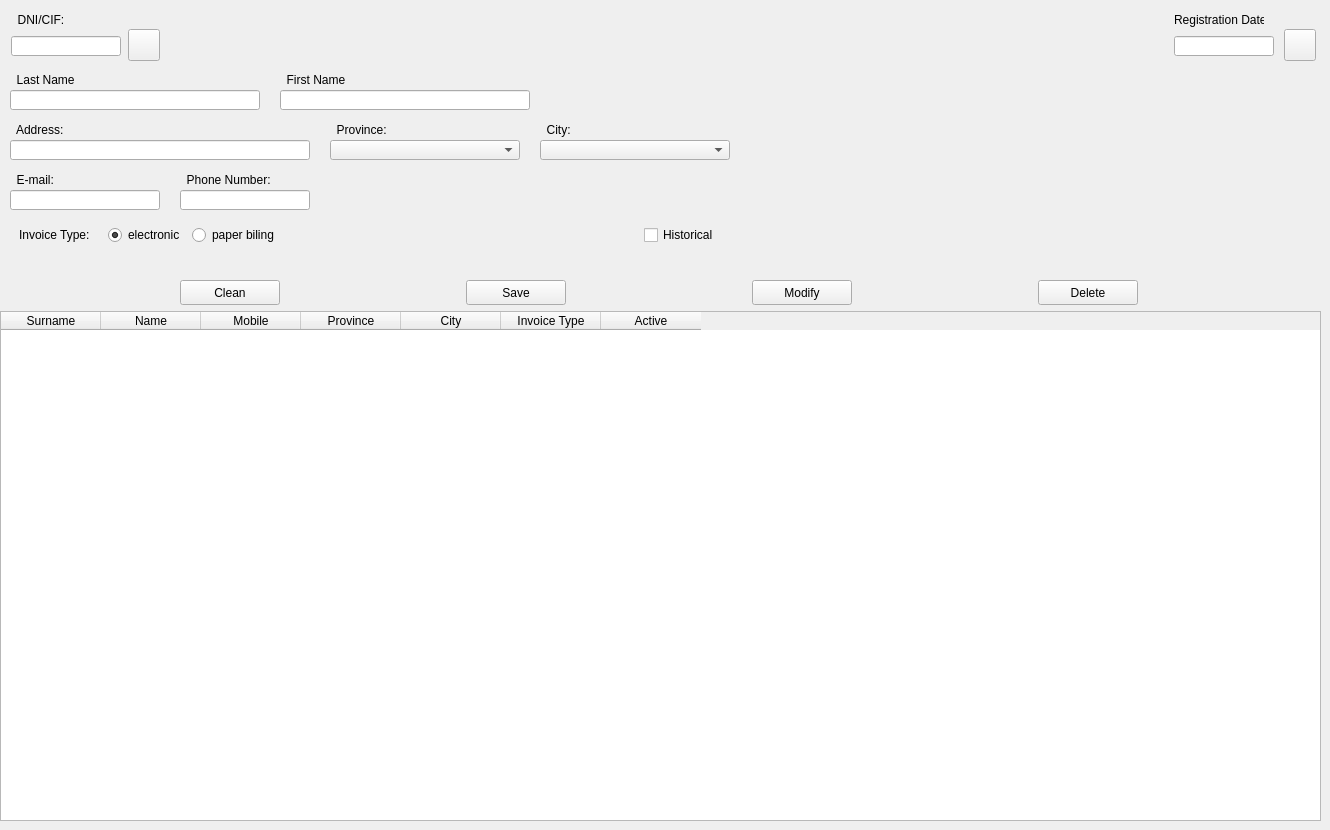
      <widget class="QWidget" name="tab_2">
       <attribute name="title">
        <string>Tab 2</string>
       </attribute>
       <widget class="QWidget" name="layoutWidget_9">
        <property name="geometry">
         <rect>
          <x>1170</x>
          <y>10</y>
          <width>150</width>
          <height>51</height>
         </rect>
        </property>
        <layout class="QGridLayout" name="gridLayout_7">
         <item row="1" column="0">
          <widget class="QLineEdit" name="txt_fechaAlta_3">
           <property name="minimumSize">
            <size>
             <width>100</width>
             <height>20</height>
            </size>
           </property>
           <property name="maximumSize">
            <size>
             <width>100</width>
             <height>20</height>
            </size>
           </property>
           <property name="alignment">
            <set>Qt::AlignRight|Qt::AlignTop|Qt::AlignTrailing</set>
           </property>
          </widget>
         </item>
         <item row="0" column="0">
          <widget class="QLabel" name="lbl_fechaAlta_3">
           <property name="minimumSize">
            <size>
             <width>90</width>
             <height>20</height>
            </size>
           </property>
           <property name="maximumSize">
            <size>
             <width>90</width>
             <height>20</height>
            </size>
           </property>
           <property name="text">
            <string>Registration Date:</string>
           </property>
          </widget>
         </item>
         <item row="0" column="1" rowspan="3" alignment="Qt::AlignBottom">
          <widget class="QPushButton" name="btn_fechaAltaCliente_3">
           <property name="minimumSize">
            <size>
             <width>32</width>
             <height>32</height>
            </size>
           </property>
           <property name="maximumSize">
            <size>
             <width>32</width>
             <height>32</height>
            </size>
           </property>
           <property name="text">
            <string/>
           </property>
           <property name="icon">
            <iconset>
             <normaloff>assets/calendar_icon3.png</normaloff>assets/calendar_icon3.png</iconset>
           </property>
           <property name="iconSize">
            <size>
             <width>32</width>
             <height>32</height>
            </size>
           </property>
          </widget>
         </item>
        </layout>
       </widget>
       <widget class="QWidget" name="layoutWidget_8">
        <property name="geometry">
         <rect>
          <x>0</x>
          <y>280</y>
          <width>1321</width>
          <height>541</height>
         </rect>
        </property>
        <layout class="QVBoxLayout" name="verticalLayout_3" stretch="0,0">
         <item>
          <layout class="QHBoxLayout" name="horizontalLayout_18">
           <item>
            <widget class="QPushButton" name="btn_clearCli_3">
             <property name="maximumSize">
              <size>
               <width>100</width>
               <height>25</height>
              </size>
             </property>
             <property name="text">
              <string>Clean</string>
             </property>
             <property name="flat">
              <bool>false</bool>
             </property>
            </widget>
           </item>
           <item>
            <widget class="QPushButton" name="btn_save_4">
             <property name="minimumSize">
              <size>
               <width>100</width>
               <height>25</height>
              </size>
             </property>
             <property name="maximumSize">
              <size>
               <width>100</width>
               <height>25</height>
              </size>
             </property>
             <property name="text">
              <string>Save</string>
             </property>
            </widget>
           </item>
           <item>
            <widget class="QPushButton" name="btn_modif_4">
             <property name="minimumSize">
              <size>
               <width>100</width>
               <height>25</height>
              </size>
             </property>
             <property name="maximumSize">
              <size>
               <width>100</width>
               <height>25</height>
              </size>
             </property>
             <property name="text">
              <string>Modify</string>
             </property>
            </widget>
           </item>
           <item>
            <widget class="QPushButton" name="btn_delete_4">
             <property name="minimumSize">
              <size>
               <width>100</width>
               <height>25</height>
              </size>
             </property>
             <property name="maximumSize">
              <size>
               <width>100</width>
               <height>25</height>
              </size>
             </property>
             <property name="text">
              <string>Delete</string>
             </property>
            </widget>
           </item>
          </layout>
         </item>
         <item>
          <widget class="QTableWidget" name="tbl_customerList_3">
           <property name="minimumSize">
            <size>
             <width>600</width>
             <height>100</height>
            </size>
           </property>
           <property name="maximumSize">
            <size>
             <width>16777215</width>
             <height>16777215</height>
            </size>
           </property>
           <property name="layoutDirection">
            <enum>Qt::LeftToRight</enum>
           </property>
           <property name="sizeAdjustPolicy">
            <enum>QAbstractScrollArea::AdjustToContents</enum>
           </property>
           <property name="alternatingRowColors">
            <bool>true</bool>
           </property>
           <property name="selectionBehavior">
            <enum>QAbstractItemView::SelectRows</enum>
           </property>
           <attribute name="verticalHeaderVisible">
            <bool>false</bool>
           </attribute>
           <column>
            <property name="text">
             <string>Surname</string>
            </property>
           </column>
           <column>
            <property name="text">
             <string>Name</string>
            </property>
           </column>
           <column>
            <property name="text">
             <string>Mobile</string>
            </property>
           </column>
           <column>
            <property name="text">
             <string>Province</string>
            </property>
           </column>
           <column>
            <property name="text">
             <string>City</string>
            </property>
           </column>
           <column>
            <property name="text">
             <string>Invoice Type</string>
            </property>
           </column>
           <column>
            <property name="text">
             <string>Active</string>
            </property>
           </column>
          </widget>
         </item>
        </layout>
       </widget>
       <widget class="QWidget" name="verticalLayoutWidget">
        <property name="geometry">
         <rect>
          <x>10</x>
          <y>70</y>
          <width>252</width>
          <height>42</height>
         </rect>
        </property>
        <layout class="QVBoxLayout" name="verticalLayout_8">
         <property name="spacing">
          <number>0</number>
         </property>
         <item>
          <widget class="QLabel" name="lbl_apellidosCliente_2">
           <property name="minimumSize">
            <size>
             <width>65</width>
             <height>20</height>
            </size>
           </property>
           <property name="maximumSize">
            <size>
             <width>65</width>
             <height>20</height>
            </size>
           </property>
           <property name="text">
            <string>  Last Name:</string>
           </property>
          </widget>
         </item>
         <item>
          <widget class="QLineEdit" name="txt_apellidosCliente_2">
           <property name="minimumSize">
            <size>
             <width>250</width>
             <height>20</height>
            </size>
           </property>
           <property name="maximumSize">
            <size>
             <width>250</width>
             <height>20</height>
            </size>
           </property>
           <property name="alignment">
            <set>Qt::AlignRight|Qt::AlignTop|Qt::AlignTrailing</set>
           </property>
          </widget>
         </item>
        </layout>
       </widget>
       <widget class="QWidget" name="verticalLayoutWidget_2">
        <property name="geometry">
         <rect>
          <x>280</x>
          <y>70</y>
          <width>252</width>
          <height>42</height>
         </rect>
        </property>
        <layout class="QVBoxLayout" name="verticalLayout_9">
         <property name="spacing">
          <number>0</number>
         </property>
         <item>
          <widget class="QLabel" name="lbl_nombresCliente_2">
           <property name="minimumSize">
            <size>
             <width>65</width>
             <height>20</height>
            </size>
           </property>
           <property name="maximumSize">
            <size>
             <width>65</width>
             <height>20</height>
            </size>
           </property>
           <property name="text">
            <string>  First Name:</string>
           </property>
           <property name="alignment">
            <set>Qt::AlignLeading|Qt::AlignLeft|Qt::AlignVCenter</set>
           </property>
          </widget>
         </item>
         <item>
          <widget class="QLineEdit" name="txt_nombresCliente_2">
           <property name="minimumSize">
            <size>
             <width>250</width>
             <height>0</height>
            </size>
           </property>
           <property name="maximumSize">
            <size>
             <width>250</width>
             <height>20</height>
            </size>
           </property>
           <property name="text">
            <string/>
           </property>
           <property name="alignment">
            <set>Qt::AlignRight|Qt::AlignTop|Qt::AlignTrailing</set>
           </property>
          </widget>
         </item>
        </layout>
       </widget>
       <widget class="QWidget" name="verticalLayoutWidget_3">
        <property name="geometry">
         <rect>
          <x>10</x>
          <y>120</y>
          <width>302</width>
          <height>42</height>
         </rect>
        </property>
        <layout class="QVBoxLayout" name="verticalLayout_10">
         <property name="spacing">
          <number>0</number>
         </property>
         <item>
          <widget class="QLabel" name="lbl_dirCliente_2">
           <property name="minimumSize">
            <size>
             <width>55</width>
             <height>20</height>
            </size>
           </property>
           <property name="maximumSize">
            <size>
             <width>55</width>
             <height>20</height>
            </size>
           </property>
           <property name="text">
            <string>  Address:</string>
           </property>
           <property name="alignment">
            <set>Qt::AlignLeading|Qt::AlignLeft|Qt::AlignVCenter</set>
           </property>
          </widget>
         </item>
         <item>
          <widget class="QLineEdit" name="txt_dirCliente_2">
           <property name="minimumSize">
            <size>
             <width>280</width>
             <height>20</height>
            </size>
           </property>
           <property name="maximumSize">
            <size>
             <width>300</width>
             <height>20</height>
            </size>
           </property>
           <property name="text">
            <string/>
           </property>
           <property name="alignment">
            <set>Qt::AlignRight|Qt::AlignTop|Qt::AlignTrailing</set>
           </property>
          </widget>
         </item>
        </layout>
       </widget>
       <widget class="QWidget" name="verticalLayoutWidget_4">
        <property name="geometry">
         <rect>
          <x>330</x>
          <y>120</y>
          <width>192</width>
          <height>42</height>
         </rect>
        </property>
        <layout class="QVBoxLayout" name="verticalLayout_11">
         <property name="spacing">
          <number>0</number>
         </property>
         <item>
          <widget class="QLabel" name="lbl_provinciaCliente_2">
           <property name="minimumSize">
            <size>
             <width>60</width>
             <height>20</height>
            </size>
           </property>
           <property name="maximumSize">
            <size>
             <width>60</width>
             <height>20</height>
            </size>
           </property>
           <property name="text">
            <string>  Province:</string>
           </property>
           <property name="alignment">
            <set>Qt::AlignLeading|Qt::AlignLeft|Qt::AlignVCenter</set>
           </property>
          </widget>
         </item>
         <item>
          <widget class="QComboBox" name="cmb_provinciaCliente_2">
           <property name="minimumSize">
            <size>
             <width>190</width>
             <height>20</height>
            </size>
           </property>
           <property name="maximumSize">
            <size>
             <width>190</width>
             <height>20</height>
            </size>
           </property>
          </widget>
         </item>
        </layout>
       </widget>
       <widget class="QWidget" name="verticalLayoutWidget_5">
        <property name="geometry">
         <rect>
          <x>540</x>
          <y>120</y>
          <width>192</width>
          <height>42</height>
         </rect>
        </property>
        <layout class="QVBoxLayout" name="verticalLayout_12">
         <property name="spacing">
          <number>0</number>
         </property>
         <item>
          <widget class="QLabel" name="lbl_ciudadCliente_2">
           <property name="minimumSize">
            <size>
             <width>35</width>
             <height>20</height>
            </size>
           </property>
           <property name="maximumSize">
            <size>
             <width>35</width>
             <height>20</height>
            </size>
           </property>
           <property name="text">
            <string>  City:</string>
           </property>
           <property name="alignment">
            <set>Qt::AlignLeading|Qt::AlignLeft|Qt::AlignVCenter</set>
           </property>
          </widget>
         </item>
         <item>
          <widget class="QComboBox" name="cmb_ciudadCliente_2">
           <property name="minimumSize">
            <size>
             <width>190</width>
             <height>20</height>
            </size>
           </property>
           <property name="maximumSize">
            <size>
             <width>190</width>
             <height>20</height>
            </size>
           </property>
          </widget>
         </item>
        </layout>
       </widget>
       <widget class="QWidget" name="verticalLayoutWidget_6">
        <property name="geometry">
         <rect>
          <x>10</x>
          <y>170</y>
          <width>152</width>
          <height>42</height>
         </rect>
        </property>
        <layout class="QVBoxLayout" name="verticalLayout_13">
         <property name="spacing">
          <number>0</number>
         </property>
         <item>
          <widget class="QLabel" name="lbl_emailCliente_2">
           <property name="minimumSize">
            <size>
             <width>45</width>
             <height>20</height>
            </size>
           </property>
           <property name="maximumSize">
            <size>
             <width>45</width>
             <height>20</height>
            </size>
           </property>
           <property name="text">
            <string>  E-mail:</string>
           </property>
           <property name="alignment">
            <set>Qt::AlignLeading|Qt::AlignLeft|Qt::AlignVCenter</set>
           </property>
          </widget>
         </item>
         <item>
          <widget class="QLineEdit" name="txt_emailCliente_2">
           <property name="minimumSize">
            <size>
             <width>150</width>
             <height>20</height>
            </size>
           </property>
           <property name="maximumSize">
            <size>
             <width>150</width>
             <height>20</height>
            </size>
           </property>
           <property name="text">
            <string/>
           </property>
           <property name="alignment">
            <set>Qt::AlignRight|Qt::AlignTop|Qt::AlignTrailing</set>
           </property>
          </widget>
         </item>
        </layout>
       </widget>
       <widget class="QWidget" name="verticalLayoutWidget_7">
        <property name="geometry">
         <rect>
          <x>180</x>
          <y>170</y>
          <width>132</width>
          <height>42</height>
         </rect>
        </property>
        <layout class="QVBoxLayout" name="verticalLayout_14">
         <property name="spacing">
          <number>0</number>
         </property>
         <item>
          <widget class="QLabel" name="lbl_numeroTelefono_2">
           <property name="minimumSize">
            <size>
             <width>90</width>
             <height>20</height>
            </size>
           </property>
           <property name="maximumSize">
            <size>
             <width>90</width>
             <height>20</height>
            </size>
           </property>
           <property name="text">
            <string>  Phone Number:</string>
           </property>
           <property name="alignment">
            <set>Qt::AlignLeading|Qt::AlignLeft|Qt::AlignVCenter</set>
           </property>
          </widget>
         </item>
         <item>
          <widget class="QLineEdit" name="txt_numeroTelefono_2">
           <property name="minimumSize">
            <size>
             <width>130</width>
             <height>20</height>
            </size>
           </property>
           <property name="maximumSize">
            <size>
             <width>130</width>
             <height>20</height>
            </size>
           </property>
           <property name="alignment">
            <set>Qt::AlignRight|Qt::AlignTop|Qt::AlignTrailing</set>
           </property>
          </widget>
         </item>
        </layout>
       </widget>
       <widget class="QWidget" name="layoutWidget">
        <property name="geometry">
         <rect>
          <x>10</x>
          <y>10</y>
          <width>151</width>
          <height>51</height>
         </rect>
        </property>
        <layout class="QGridLayout" name="gridLayout_6">
         <item row="0" column="1" rowspan="3" alignment="Qt::AlignBottom">
          <widget class="QPushButton" name="pushButton_2">
           <property name="minimumSize">
            <size>
             <width>32</width>
             <height>32</height>
            </size>
           </property>
           <property name="maximumSize">
            <size>
             <width>32</width>
             <height>32</height>
            </size>
           </property>
           <property name="text">
            <string/>
           </property>
           <property name="icon">
            <iconset>
             <normaloff>assets/lens_icon.png</normaloff>assets/lens_icon.png</iconset>
           </property>
           <property name="iconSize">
            <size>
             <width>32</width>
             <height>32</height>
            </size>
           </property>
          </widget>
         </item>
         <item row="1" column="0">
          <widget class="QLineEdit" name="txt_DNICliente_3">
           <property name="minimumSize">
            <size>
             <width>110</width>
             <height>20</height>
            </size>
           </property>
           <property name="maximumSize">
            <size>
             <width>110</width>
             <height>20</height>
            </size>
           </property>
           <property name="alignment">
            <set>Qt::AlignRight|Qt::AlignTop|Qt::AlignTrailing</set>
           </property>
          </widget>
         </item>
         <item row="0" column="0">
          <widget class="QLabel" name="lbl_DNICliente_3">
           <property name="minimumSize">
            <size>
             <width>55</width>
             <height>20</height>
            </size>
           </property>
           <property name="maximumSize">
            <size>
             <width>55</width>
             <height>20</height>
            </size>
           </property>
           <property name="layoutDirection">
            <enum>Qt::LeftToRight</enum>
           </property>
           <property name="text">
            <string>  DNI/CIF:</string>
           </property>
          </widget>
         </item>
        </layout>
       </widget>
       <widget class="QWidget" name="layoutWidget">
        <property name="geometry">
         <rect>
          <x>10</x>
          <y>220</y>
          <width>721</width>
          <height>31</height>
         </rect>
        </property>
        <layout class="QHBoxLayout" name="horizontalLayout_8">
         <property name="spacing">
          <number>0</number>
         </property>
         <item>
          <widget class="QLabel" name="lbl_invoice_2">
           <property name="minimumSize">
            <size>
             <width>70</width>
             <height>20</height>
            </size>
           </property>
           <property name="maximumSize">
            <size>
             <width>70</width>
             <height>20</height>
            </size>
           </property>
           <property name="text">
            <string>Invoice Type:</string>
           </property>
           <property name="alignment">
            <set>Qt::AlignLeading|Qt::AlignLeft|Qt::AlignVCenter</set>
           </property>
          </widget>
         </item>
         <item>
          <spacer name="horizontalSpacer_7">
           <property name="orientation">
            <enum>Qt::Horizontal</enum>
           </property>
           <property name="sizeType">
            <enum>QSizePolicy::Fixed</enum>
           </property>
           <property name="sizeHint" stdset="0">
            <size>
             <width>10</width>
             <height>20</height>
            </size>
           </property>
          </spacer>
         </item>
         <item>
          <widget class="QRadioButton" name="rb_eInvoice_2">
           <property name="minimumSize">
            <size>
             <width>75</width>
             <height>20</height>
            </size>
           </property>
           <property name="maximumSize">
            <size>
             <width>75</width>
             <height>20</height>
            </size>
           </property>
           <property name="text">
            <string>electronic</string>
           </property>
           <property name="checkable">
            <bool>true</bool>
           </property>
           <property name="checked">
            <bool>true</bool>
           </property>
          </widget>
         </item>
         <item>
          <widget class="QRadioButton" name="rb_paperBiling_2">
           <property name="minimumSize">
            <size>
             <width>85</width>
             <height>20</height>
            </size>
           </property>
           <property name="maximumSize">
            <size>
             <width>85</width>
             <height>20</height>
            </size>
           </property>
           <property name="text">
            <string>paper biling</string>
           </property>
          </widget>
         </item>
         <item>
          <spacer name="horizontalSpacer_30">
           <property name="orientation">
            <enum>Qt::Horizontal</enum>
           </property>
           <property name="sizeType">
            <enum>QSizePolicy::Fixed</enum>
           </property>
           <property name="sizeHint" stdset="0">
            <size>
             <width>358</width>
             <height>20</height>
            </size>
           </property>
          </spacer>
         </item>
         <item>
          <widget class="QCheckBox" name="chk_historico_2">
           <property name="minimumSize">
            <size>
             <width>75</width>
             <height>20</height>
            </size>
           </property>
           <property name="maximumSize">
            <size>
             <width>75</width>
             <height>20</height>
            </size>
           </property>
           <property name="layoutDirection">
            <enum>Qt::LeftToRight</enum>
           </property>
           <property name="text">
            <string>Historical</string>
           </property>
          </widget>
         </item>
        </layout>
       </widget>
      </widget>
